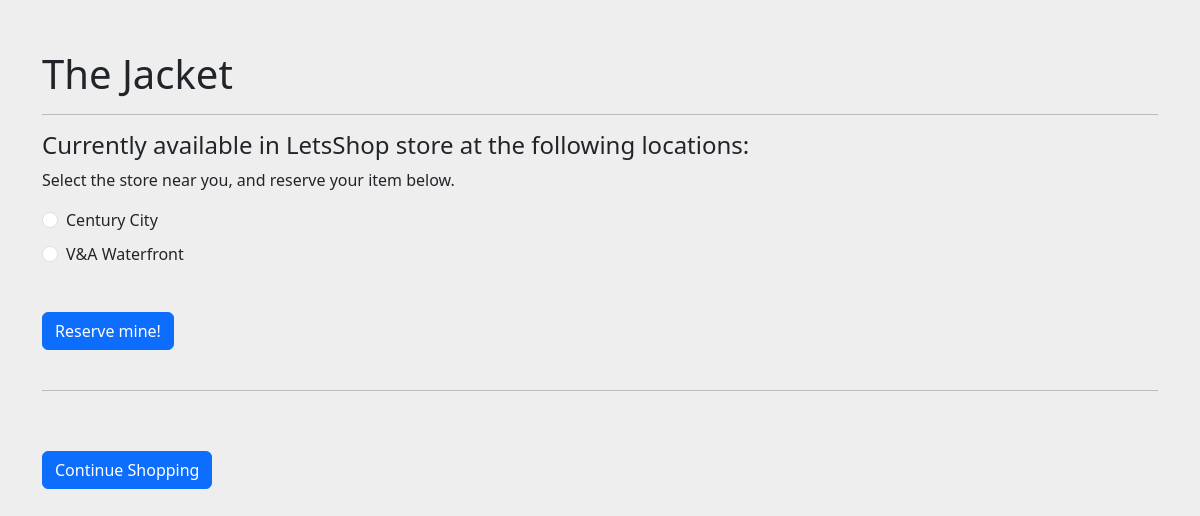
The page /14 (signed in) on the database its author committed.
### shopping/models.py (models this page shows, shortened)
class Products(models.Model):
    question_text = models.CharField(max_length=200)
    price = models.DecimalField(max_digits=10, decimal_places=2, default=0.00)
    image = models.ImageField(upload_to='products/', default= 1)

class Choice(models.Model):
    question = models.ForeignKey(Products, on_delete=models.CASCADE)
    choice_text = models.CharField(max_length=200)
    votes = models.IntegerField(default=0)

### shopping/views.py (the view)
# urls.py: path('<int:question_id>', views.detail, name='detail'),
@login_required
def detail(request, question_id):
    question = get_object_or_404(Products, pk=question_id)
    return render(request, 'shopping/detail.html', {'question': question})

### shopping/templates/shopping/detail.html (shortened to what this page needs)
<!DOCTYPE html>
<html>
<head>
    <link href="https://cdn.jsdelivr.net/npm/bootstrap@5.3.1/dist/css/bootstrap.min.css" rel="stylesheet"
>
</head>
<body>
    <div class="container">
        <h1>{{ question.question_text }}</h1>
        <hr>
        <h4>Currently available in LetsShop store at the following locations:</h4>
        <p>Select the store near you, and reserve your item below.</p>
        <form action="{% url 'shopping:vote' question.id %}" method="post">
            {% for choice in question.choice_set.all %}
            <div class="form-check">
                <input class="form-check-input" type="radio" name="choice" id="choice{{ forloop.counter }}"
                    value="{{ choice.id }}" />
                <label class="form-check-label radio-label" for="choice{{ forloop.counter }}">
                    {{ choice.choice_text }}
                </label>
            </div>
            {% endfor %}
            <br>
            <input type="submit" class="btn btn-primary" value="Reserve mine!" />
        </form>
        <br>
        <hr>
        <br>
        <a href="{% url 'home' %}" class="btn btn-primary">Continue Shopping</a>
    </div>
</body>
</html>

### shopping/templates/shopping/detail.html (style rules this page uses)
body { background-color: rgb(238, 238, 239); }
.container { margin-top: 50px; }
.btn-primary { margin-top: 20px; }
.radio-label { display: block; margin-top: 10px; }

### rows shown on the page
Products: question_text "The Jacket"
Choice: choice_text "Century City"
Choice: choice_text "V&A Waterfront"
